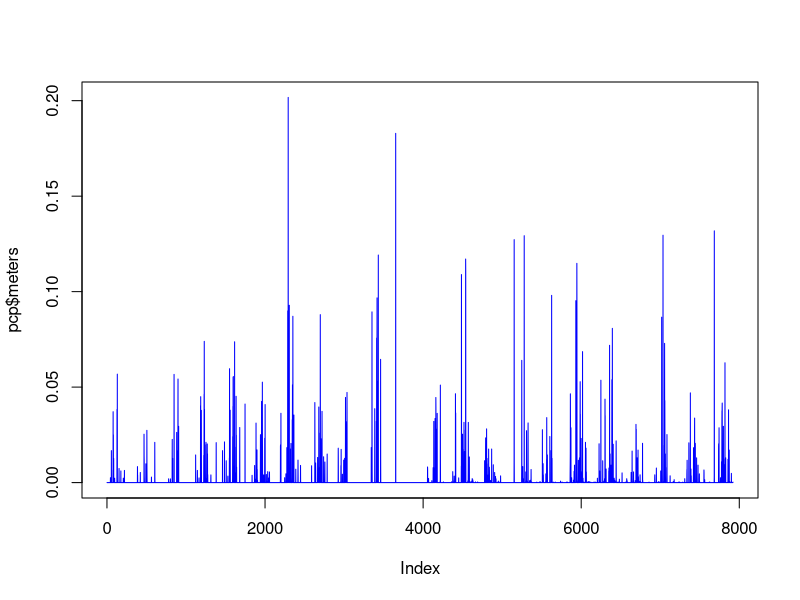
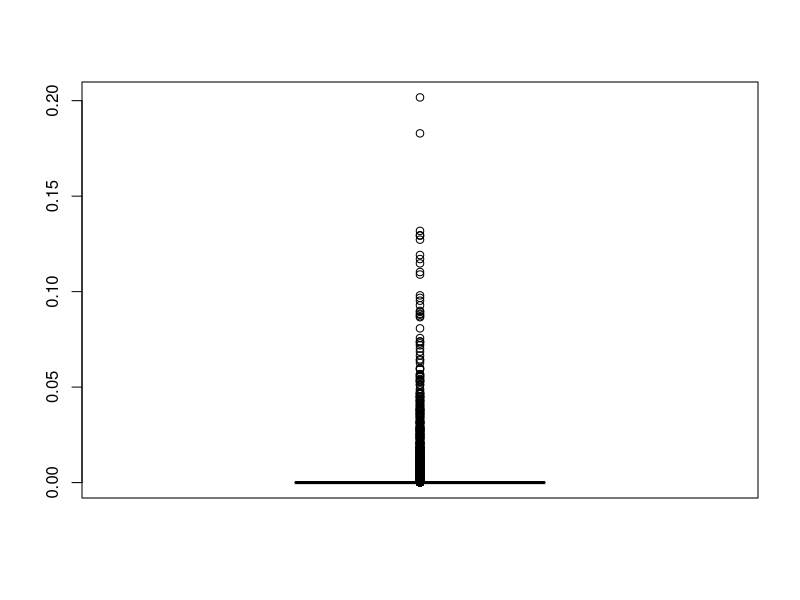

These charts were generated, in order, by the following R code:
setwd("~/gitsnorlax/citizen-monitoring.github.io")

pcp = read.table("pcp.txt", header=T)
plot(pcp$meters, type="l", col="blue")

boxplot(pcp$meters)

#git checkout master (or branch name) ((switches dropdown or working branch))
#git merge experiment
#git checkout -b sara (make new branch)
